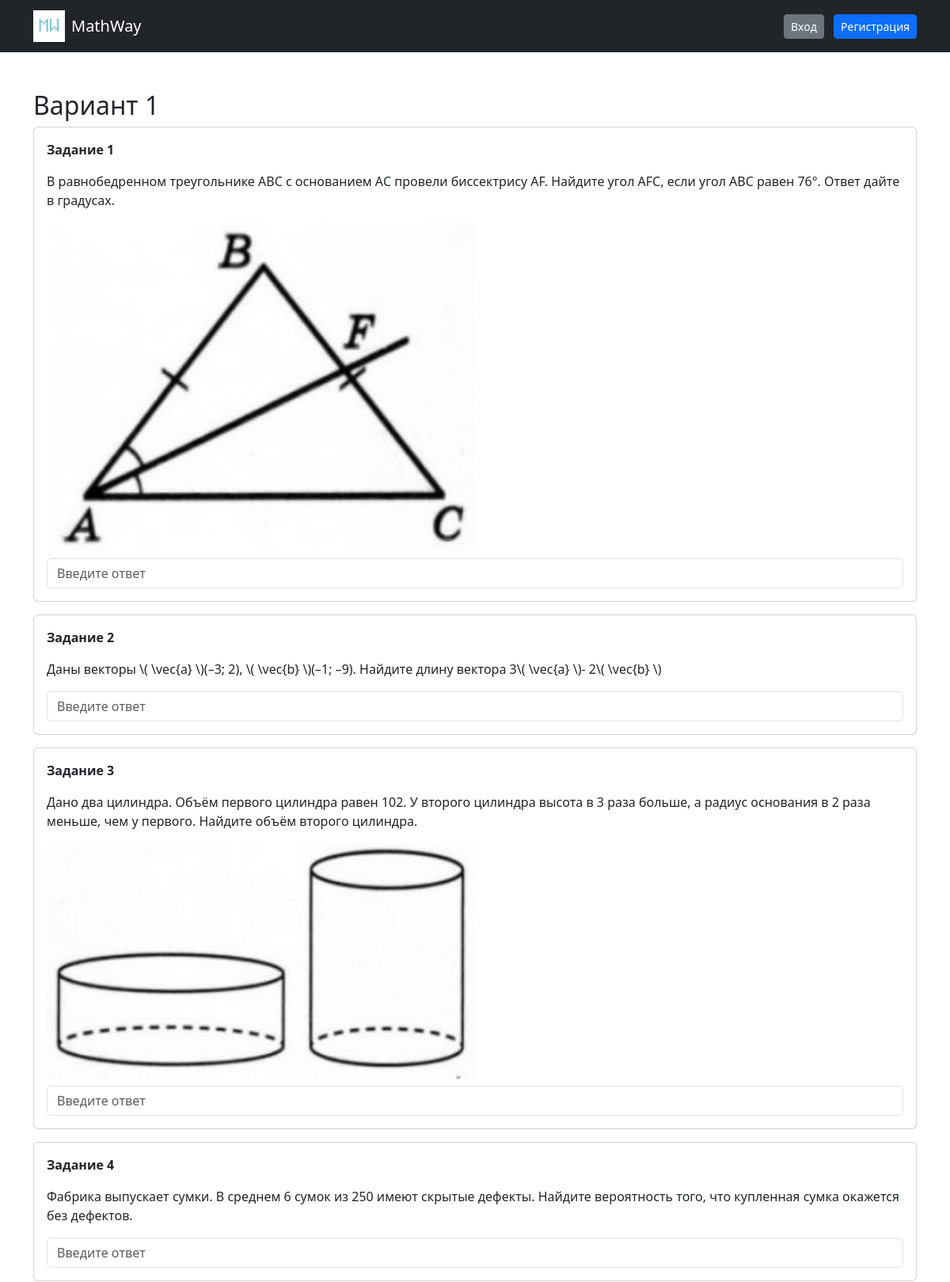
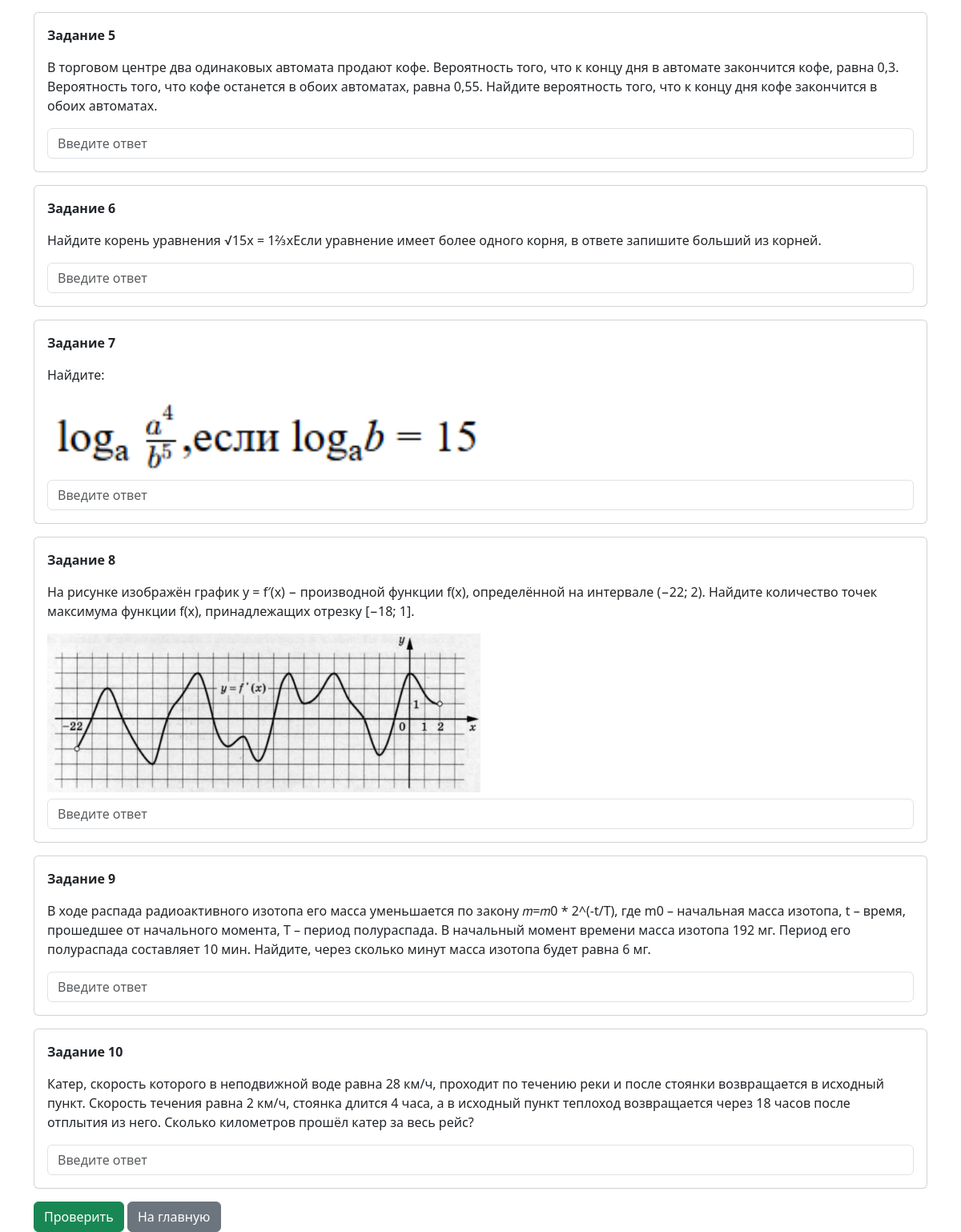
Screenshot of /variant/1 with the database file from the repository (2 pictures, top to bottom).
### models.py (models this page shows)
class Task(db.Model):
    id = db.Column(db.Integer, primary_key=True)
    question = db.Column(db.Text, nullable=False)
    answer = db.Column(db.String(100), nullable=False)
    topic = db.Column(db.String(10), nullable=False)
    image_url = db.Column(db.String(255))

### main.py (the view)
@app.route('/variant/<int:var_num>')
def variant(var_num):
    tasks = []
    for i in range(1, 11):
        tasks_topic = Task.query.filter_by(topic=i).order_by(Task.id).all()
        idx = (var_num - 1) % len(tasks_topic)
        task = tasks_topic[idx]
        tasks.append(task)
    return render_template('variant.html', tasks=tasks, var_num=var_num)

### templates/variant.html
{% extends "base.html" %}
{% block content %}
<h2>Вариант {{ var_num }}</h2>
<form method="POST" action="/check_variant/{{ var_num }}">
    {% for task in tasks %}
    <div class="card p-3 mb-3">
        <p><b>Задание {{ loop.index }}</b></p>
        <p>{{ task.question }}</p>
        {% if task.image_url and task.image_url|trim and task.image_url != 'images/2/none.png' %}
            <img src="{{ url_for('static', filename=task.image_url) }}" class="img-fluid w-50 mb-2">
        {% endif %}
        <input type="text"
               name="answer_{{ task.id }}"
               class="form-control"
               placeholder="Введите ответ"
               >
    </div>
    {% endfor %}
    <button type="submit" class="btn btn-success">Проверить</button>
    <a href="{{ url_for('home') }}" class="btn btn-secondary">На главную</a>
</form>
{% endblock %}

### templates/base.html (shortened to what this page needs)
<!DOCTYPE html>
<html>
<head>
    <link href="https://cdn.jsdelivr.net/npm/bootstrap@5.3.0/dist/css/bootstrap.min.css" rel="stylesheet">
</head>
<body>
<nav class="navbar navbar-dark bg-dark">
    <div class="container">
        <a class="navbar-brand d-flex align-items-center" href="/">
    <img src="{{ url_for('static', filename='images/logo.png') }}"
         alt="logo"
         height="40"
         class="me-2">
            MathWay
        </a>
        <div>
            {% if current_user.is_authenticated %}
                <span class="text-white me-3">
                    {{ current_user.username }}
                </span>
                <a href="/logout" class="btn btn-danger btn-sm">Выйти</a>
            {% else %}
                <a href="/login" class="btn btn-secondary btn-sm me-2">Вход</a>
                <a href="/register" class="btn btn-primary btn-sm">Регистрация</a>
            {% endif %}
        </div>
    </div>
</nav>
<div class="container mt-5">
    {% block content %}{% endblock %}
</div>
</body>
</html>

### rows the page displays
Task: question "В равнобедренном треугольнике АВС с основанием АС провели биссектрису AF. Найдите угол AFС, если угол ABC равен 76°. Ответ дайте в градусах.", image_url (picture)
Task: question "Даны векторы \\( \\vec{a} \\)(–3; 2), \\( \\vec{b} \\)(–1; –9). Найдите длину вектора 3\\( \\vec{a} \\)- 2\\( \\vec{b} \\)"
Task: question "Дано два цилиндра. Объём первого цилиндра равен 102. У второго цилиндра высота в 3 раза больше, а радиус основания в 2 раза меньше, чем у первого. Найдите объём второго цилиндра.", image_url (picture)
Task: question "Фабрика выпускает сумки. В среднем 6 сумок из 250 имеют скрытые дефекты. Найдите вероятность того, что купленная сумка окажется без дефектов."
Task: question "В торговом центре два одинаковых автомата продают кофе. Вероятность того, что к концу дня в автомате закончится кофе, равна 0,3. Вероятность того, что кофе останется в обоих автоматах, равна 0,55. Найдите вероятность того, что к концу дня кофе закончится в обоих автоматах."
Task: question "Найдите корень уравнения √15x = 1⅔xЕсли уравнение имеет более одного корня, в ответе запишите больший из корней."
Task: question "Найдите:", image_url (picture)
Task: question "На рисунке изображён график y = f′(x) − производной функции f(x), определённой на интервале (−22; 2). Найдите количество точек максимума функции f(x), принадлежащих отрезку [−18; 1].", image_url (picture)
Task: question "В ходе распада радиоактивного изотопа его масса уменьшается по закону 𝑚=𝑚0 * 2^(-t/T), где m0 – начальная масса изотопа, t – время, прошедшее от начального момента, Т – период полураспада. В начальный момент времени масса изотопа 192 мг. Период его полураспада составляет 10 мин. Найдите, через сколько минут масса изотопа будет равна 6 мг."
Task: question "Катер, скорость которого в неподвижной воде равна 28 км/ч, проходит по течению реки и после стоянки возвращается в исходный пункт. Скорость течения равна 2 км/ч, стоянка длится 4 часа, а в исходный пункт теплоход возвращается через 18 часов после отплытия из него. Сколько километров прошёл катер за весь рейс?"

### other values shown
{{ var_num }} "1"
